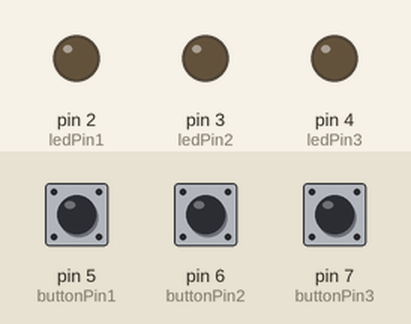
This sketch was run on a simulated Arduino Uno, built with avr-gcc and run on an emulated ATmega328P. Parts: output pins drawn as LEDs (lit = HIGH). The test bench sets the inputs (shaded band); at power-on: pin 5 (buttonPin1) HIGH, pin 6 (buttonPin2) HIGH, pin 7 (buttonPin3) HIGH.

Above: at 1.2 s.
1.3 s: pin 5 (buttonPin1) pulled LOW for 0.15 s
At 1.37 s:
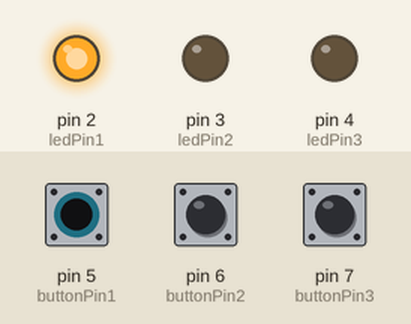
2.9 s: pin 6 (buttonPin2) pulled LOW for 0.15 s
At 3.5 s:
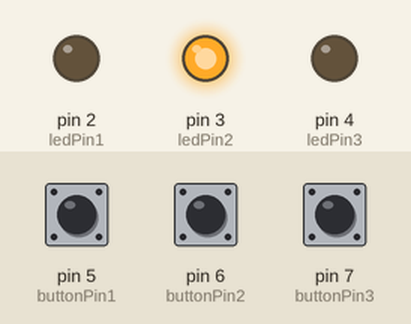
4.5 s: pin 7 (buttonPin3) pulled LOW for 1 s
At 6.7 s:
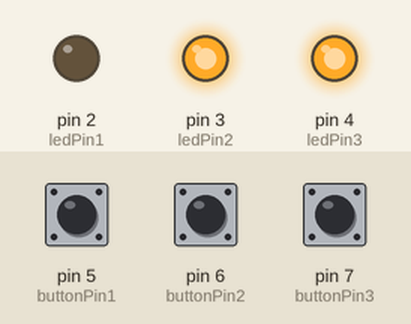
7.0 s: pin 5 (buttonPin1) pulled LOW for 1 s
At 7.8 s:
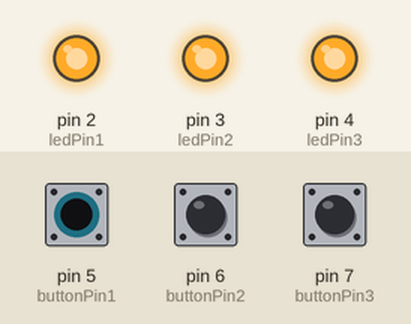
9.5 s: pin 6 (buttonPin2) pulled LOW for 1 s
At 9.8 s:
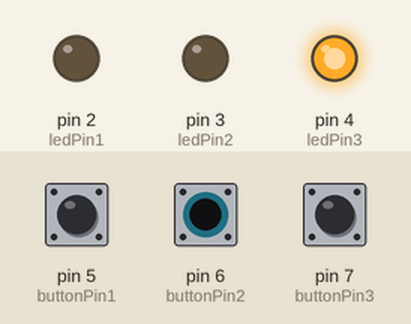
12.0 s: pin 5 (buttonPin1) pulled LOW for 0.15 s
At 12.07 s:
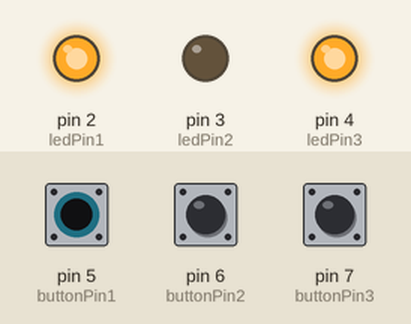
Timing chart, 0 to 14.6 s (numbered marks = the images above; inputs shaded):
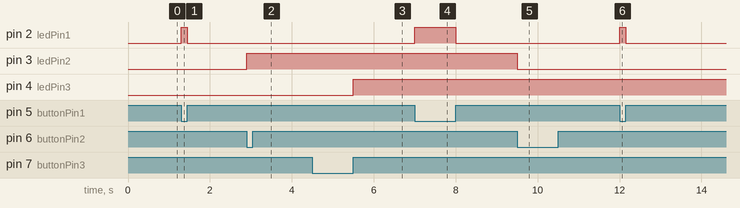

Measured:
- after the input at 1.3 s, pin 2 (ledPin1): LOW → HIGH at once, → LOW 0.15 s later
- after the input at 2.9 s, pin 3 (ledPin2): LOW → HIGH at once
- after the input at 4.5 s, pin 4 (ledPin3): LOW → HIGH after 1.0 s
- after the input at 7.0 s, pin 2 (ledPin1): LOW → HIGH at once, → LOW 1.0 s later
- after the input at 9.5 s, pin 3 (ledPin2): HIGH → LOW at once
- after the input at 12.0 s, pin 2 (ledPin1): LOW → HIGH at once, → LOW 0.15 s later

The sketch:

led_button_control.ino
```cpp
const int ledPin1 = 2;
const int buttonPin1 = 5;

const int ledPin2 = 3;
const int buttonPin2 = 6;

const int ledPin3 = 4;
const int buttonPin3 = 7;

bool ledState1 = false;
bool ledState2 = false;
bool ledState3 = false;

bool button2Pressed = false;
bool button3Pressed = false;

unsigned long button3PressTime = 0;
const unsigned long longPressDuration = 1000;

void setup() {
  pinMode(ledPin1, OUTPUT);
  pinMode(buttonPin1, INPUT_PULLUP);

  pinMode(ledPin2, OUTPUT);
  pinMode(buttonPin2, INPUT_PULLUP);

  pinMode(ledPin3, OUTPUT);
  pinMode(buttonPin3, INPUT_PULLUP);

  digitalWrite(ledPin1, LOW);
  digitalWrite(ledPin2, LOW);
  digitalWrite(ledPin3, LOW);
}

void loop() {
  if (digitalRead(buttonPin1) == LOW) {
    digitalWrite(ledPin1, HIGH);
  } else {
    digitalWrite(ledPin1, LOW);
  }

  if (digitalRead(buttonPin2) == LOW) {
    if (!button2Pressed) {
      button2Pressed = true;
      ledState2 = !ledState2;
      digitalWrite(ledPin2, ledState2 ? HIGH : LOW);
    }
  } else {
    button2Pressed = false;
  }

  if (digitalRead(buttonPin3) == LOW) {
    if (!button3Pressed) {
      button3Pressed = true;
      button3PressTime = millis();
    }
  } else {
    if (button3Pressed) {
      unsigned long button3Duration = millis() - button3PressTime;
      if (button3Duration >= longPressDuration) {
        ledState3 = !ledState3;
        digitalWrite(ledPin3, ledState3 ? HIGH : LOW);
      }
      button3Pressed = false;
    }
  }
}
```
